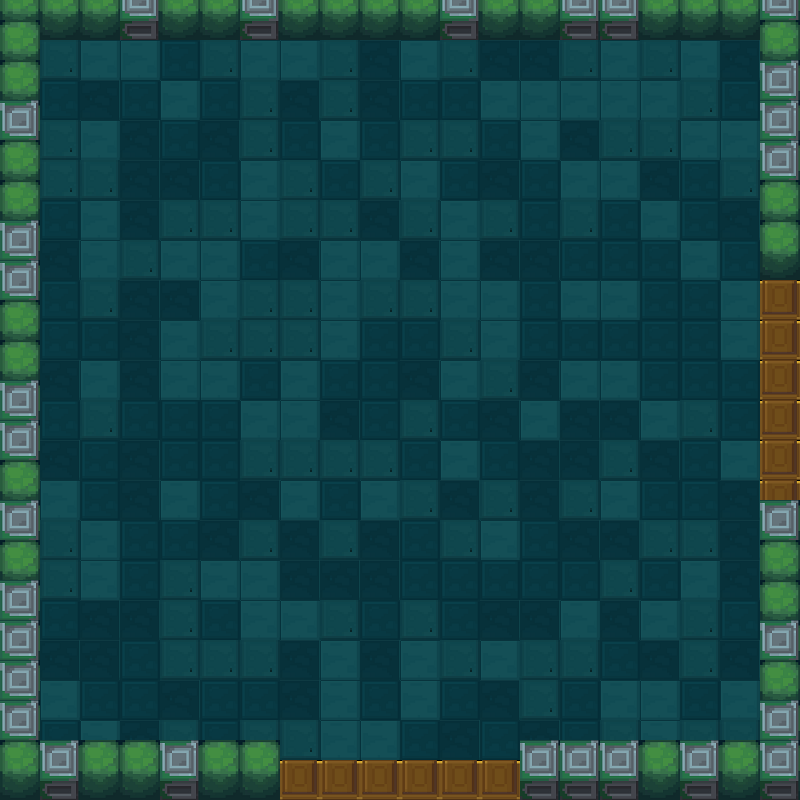

The image is a tile-based game level rendered from a .tmx file. Its description and source (layers, tilesets, objects; grid data summarised) follow:
An orthogonal 20x20 tile map with 40x40 px tiles, 4 tile layers (Meta, exit, floor, barrier), 4 tilesets.

<map version="1.0" orientation="orthogonal" renderorder="right-down" width="20" height="20" tilewidth="40" tileheight="40">
 <tileset firstgid="1" name="floor" tilewidth="40" tileheight="40">
  <image source="floors.png" width="160" height="40" />
 </tileset>
 <tileset firstgid="5" name="roomVerge" tilewidth="40" tileheight="60">
  <image source="1.png" width="80" height="60" />
 </tileset>
 <tileset firstgid="7" name="exit" tilewidth="40" tileheight="40">
  <image source="上下门（关）.png" width="40" height="80" />
 </tileset>
 <tileset firstgid="9" name="meta" tilewidth="40" tileheight="40">
  <image source="meta_tiles.png" width="280" height="70" />
  <tile id="0">
   <properties>
    <property name="Collidable" value="ture" />
   </properties>
  </tile>
 </tileset>
 <layer name="Meta" width="20" height="20">
  <data>[400 cells, 64 non-empty, 1 distinct tile ids]</data>
 </layer>
 <layer name="exit" width="20" height="20">
  <properties>
   <property name="cc_vertexz" value="-500" />
  </properties>
  <data>[400 cells, 12 non-empty, 1 distinct tile ids]</data>
 </layer>
 <layer name="floor" width="20" height="20">
  <properties>
   <property name="cc_vertexz" value="-500" />
  </properties>
  <data>[400 cells, 324 non-empty, 4 distinct tile ids]</data>
 </layer>
 <layer name="barrier" width="20" height="20">
  <properties>
   <property name="cc_vertexz" value="automatic" />
  </properties>
  <data>[400 cells, 64 non-empty, 2 distinct tile ids]</data>
 </layer>
</map>